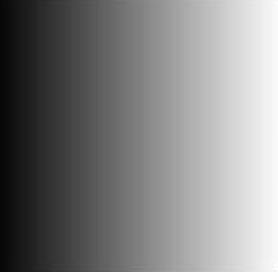
#> input picture threshold.png, 139 x 136 px (shown 2 times larger)
$ python threshold.py
#> lines starting #> are read from the running program, lines starting #| are printed output that depends on the picture; after the words box and inside, x2 and y2 are one past the last pixel; in counts of white or black regions, pixels touching at a corner belong together
#encoding:utf-8
import cv2
import numpy as np
from matplotlib import pyplot as plot
img=cv2.imread('threshold.png', 0)
#> img is the input picture: shape (136, 139); min 6, max 254, mean 128.4
img2=cv2.imread('threshold2.png', 0)
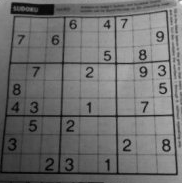
#> input picture threshold2.png, 182 x 183 px
#> img2 is the input picture: shape (183, 182); min 1, max 241, mean 110.5
ret,thresh1 = cv2.threshold(img,127,255,cv2.THRESH_BINARY)
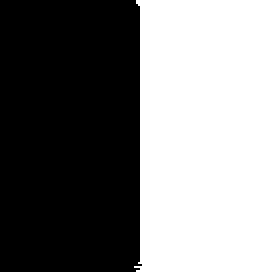
#> thresh1: shape (136, 139) (shown 2 times larger); 49.7% white; 1 white region, box (x1, y1, x2, y2) and area: (67, 0, 139, 136) 9394
ret,thresh2 = cv2.threshold(img,127,255,cv2.THRESH_BINARY_INV)
ret,thresh3 = cv2.threshold(img,127,255,cv2.THRESH_TRUNC)
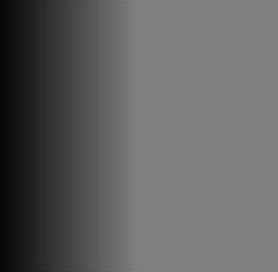
#> thresh3: shape (136, 139) (shown 2 times larger); min 6, max 127, mean 97
ret,thresh4 = cv2.threshold(img,127,255,cv2.THRESH_TOZERO)
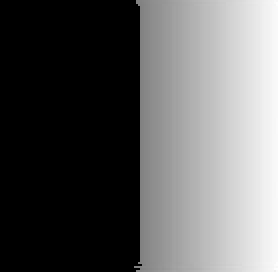
#> thresh4: shape (136, 139) (shown 2 times larger); min 0, max 254, mean 94.6
ret,thresh5 = cv2.threshold(img,127,255,cv2.THRESH_TOZERO_INV)
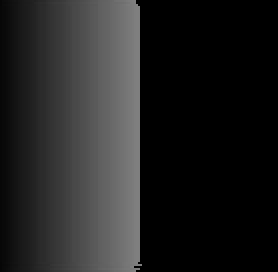
#> thresh5: shape (136, 139) (shown 2 times larger); min 0, max 127, mean 33.8

ret,t8=cv2.threshold(img2, 127, 255, cv2.THRESH_BINARY)
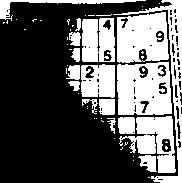
#> t8: shape (183, 182); 36.7% white; 57 white regions (40 under 20 px), largest, box (x1, y1, x2, y2) and area: (117, 62, 172, 115) 2458, (117, 12, 169, 63) 2160, (113, 0, 182, 183) 1656
t6=cv2.adaptiveThreshold(img2, 255, cv2.ADAPTIVE_THRESH_MEAN_C, cv2.THRESH_BINARY, 11, 6)
#> t6: shape (183, 182); 77.4% white; black in thin lines or dots
t7=cv2.adaptiveThreshold(img2, 255, cv2.ADAPTIVE_THRESH_GAUSSIAN_C, cv2.THRESH_BINARY, 11, 6)
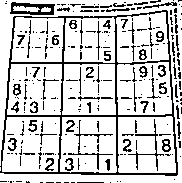
#> t7: shape (183, 182); 80.1% white; black in thin lines or dots
titles=['original', 'binary', 'binary_inv', 'trunc', 'tozero', 'tozero_inv', 'binary2', 'adaptiveMean', 'adaptiveGaussian']
images = [img, thresh1, thresh2, thresh3, thresh4, thresh5, t8, t6, t7]
for i in xrange(9):
    plot.subplot(3, 3, i + 1)
    plot.imshow(images[i],cmap='gray')
    plot.title(titles[i])
    plot.xticks([])
    plot.yticks([])
plot.show()
